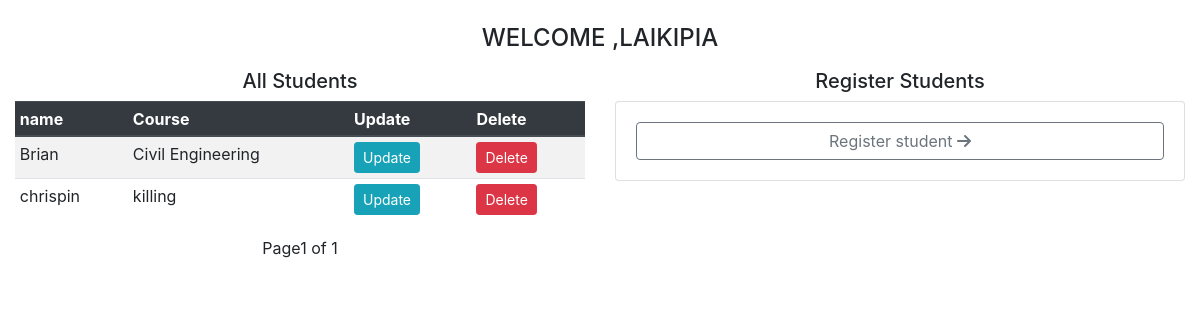
Page /schools/1/ (signed in) on the earlier database version.
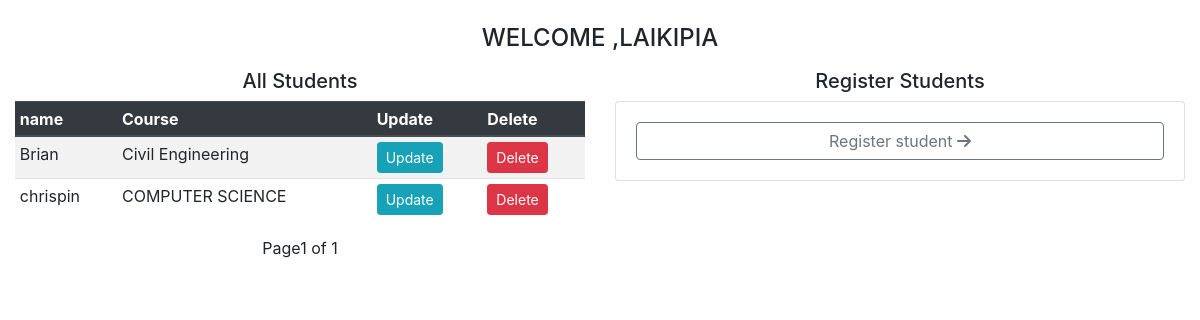
Same page on the later database version.
### openings/models.py (models this page shows, shortened)
class Student(models.Model):
    user = models.OneToOneField(User, on_delete=models.CASCADE)
    school = models.ForeignKey(School, on_delete=models.SET_NULL, null=True)
    course = models.CharField(max_length=100, null=True )

class User(AbstractUser):
    is_student = models.BooleanField(default=False)
    is_company = models.BooleanField(default=False)
    is_school = models.BooleanField(default=False)
    first_name = models.CharField(max_length=100)
    last_name = models.CharField(max_length=100)
    name = models.CharField(max_length=100, null=True, default="school")

### openings/views.py (the view)
# urls.py: path('schools/<str:id>/',  school, name="school"),
@login_required
def school(request, id):
    school = School.objects.get(id=id)
    student_list = Student.objects.filter(school=school).order_by('-id')
    page = request.GET.get('page', 1)
    paginator = Paginator(student_list, 15)
    try:
        students = paginator.page(page)
    except PageNotAnInteger:
        students = paginator.page(1)
    except EmptyPage:
        students = paginator.page(paginator.num_pages)
    form = StudentForm()
    if request.method == "POST":
        form = StudentForm(request.POST)
        if form.is_valid():
            form.save()
    context = {
        'school':school,
        'students':students,
    }
    return render(request, 'school.html', context)

### templates/school.html (shortened to what this page needs)
{% extends 'base.html' %}
{% load crispy_forms_tags %}
{% block content %}
  <div class="container-fluid mt-4 mb-4">
    <h4 class=" text-center text-uppercase">Welcome ,{{user.username}}</h4>
      <div class="row">
          <div class="col-md-6">
            <div class="table-responsive">
                <h5 class="text-center mt-2 mb-2">All Students</h5>
                <table class="table table-sm table-striped table-hover">
                  <thead class=" thead-dark">
                    <tr>
                      <th scope="col">name</th>
                      <th scope="col">Course</th>
                      <th scope="col">Update</th>
                      <th scope="col">Delete</th>
                    </tr>
                  </thead>
                  <tbody>
                    {% for student in students %}
                      <tr>
                          <td>{{student.user.username}}</td>
                          <td>{{student.course}}</td>
                          <td><a class="btn btn-info btn-sm" href="{% url 'update_student' student.id %}">Update</a></td>
                          <td><a class="btn btn-danger btn-sm" href="/delete/student/{{student.id}}">Delete</a></td>
                          </tr>
                    {% endfor %}
                  </tbody>
                  </table>
                </div>
                    <div class="pagination align-items-center justify-content-center">
                      <span class="step-links">
                          <span class="current">
                               Page{{ students.number }} of {{ students.paginator.num_pages }}
                          </span>
                      </span>
                  </div>
          </div>
          <div class="col-md-6">
            <h5 class="text-center mt-2 mb-2">Register Students</h5>
            <div class="card">
              <div class="card-body">
                <a href="{% url 'student_register' %}" class="btn btn-block btn-outline-secondary">Register student <i class="fa fa-solid fa-arrow-right"></i></a>
              </div>
            </div>
          </div>
      </div>
  </div>
{% endblock %}

Differences in the rows shown:
changed Student "chrispin": course "killing" → "COMPUTER SCIENCE"
